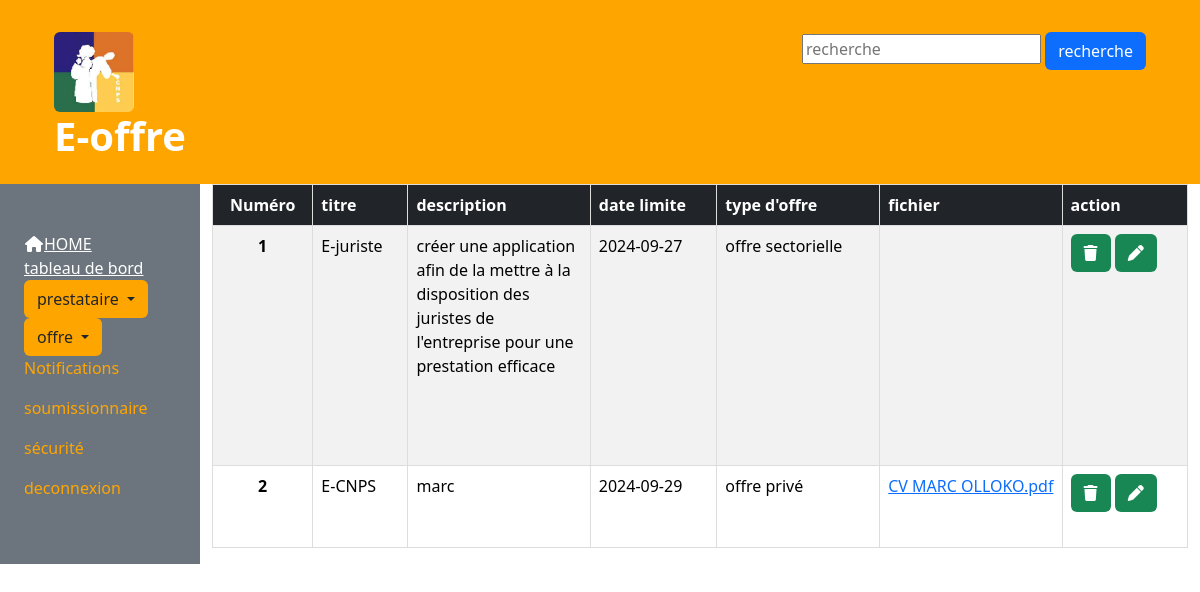
Page /liste_offre.php on the committed database.
### tables this page shows
CREATE TABLE IF NOT EXISTS `appel_offre` (
  `ID` int NOT NULL AUTO_INCREMENT,
  `titre` varchar(300) DEFAULT NULL,
  `description` varchar(300) DEFAULT NULL,
  `date_limite` date DEFAULT NULL,
  `ID_type_ap` int DEFAULT NULL,
  `fichier` text NOT NULL,
  PRIMARY KEY (`ID`),
  KEY `ID_type_ap` (`ID_type_ap`)
);

CREATE TABLE IF NOT EXISTS `type_ap` (
  `ID` int NOT NULL AUTO_INCREMENT,
  `libelle_AP` varchar(300) DEFAULT NULL,
  PRIMARY KEY (`ID`)
);

### liste_offre.php (the view, shortened to what this page needs)
<?php
include("system_appel/config.php");
$stmt = $pdo->prepare("SELECT appel_offre.ID,titre,description,date_limite,libelle_AP,fichier from appel_offre join type_ap on appel_offre.ID_type_ap=type_ap.ID ");
$stmt->execute();
$stmt->setFetchMode(PDO::FETCH_ASSOC);
$appel_offres = $stmt->fetchAll();
?>
<!doctype html>
<html lang="fr">
<head>
    <link href="https://cdn.jsdelivr.net/npm/bootstrap@5.3.3/dist/css/bootstrap.min.css" rel="stylesheet">
    <link rel="stylesheet" href="https://cdnjs.cloudflare.com/ajax/libs/font-awesome/6.0.0-beta3/css/all.min.css">
</head>
<body>
    <?php include('briques/header.php'); ?>
    <div class="container-fluid">
        <di class="row full-height">
            <?php include('briques/menu.php'); ?>
            <div class="col-md-10 bg-white text-white d-flex  justify-content-center">
                <table class="table  table-striped">
                    <thead class="table-dark">
                        <tr>
                            <th scope="col" class="text-center">Numéro</th>
                            <th scope="col">titre</th>
                            <th scope="col">description</th>
                            <th scope="col">date limite </th>
                            <th scope="col">type d'offre</th>
                            <th scope="col">fichier</th>
                            <th scope="col">action</th>
                        </tr>
                    </thead>
                    <tbody class="clearfix">
                        <?php
                        $i = 0;
                        foreach ($appel_offres as $row) {
                            $i = $i + 1;
                        ?>
                            <tr>
                                <th scope="row" class="text-center"><?php echo $i; ?></th>
                                <td> <?php echo $row["titre"]; ?></td>
                                <td><?php echo $row["description"]; ?></td>
                                <td><?php echo $row["date_limite"]; ?></td>
                                <td><?php echo $row["libelle_AP"]; ?></td>
                                <td><a href="offre/<?php echo $row['fichier'] ?>" target="_blank"><?php echo $row["fichier"]; ?></a></td>
                                <td> <a href="?a=d&id=<?php echo $row["ID"]; ?>" disabled id="deleteButton" class="btn bg-success text-white" name="supprimer"><i class="fa fa-trash"></i></a>
                                    <a href="creation_offre.php?a=u&id=<?php echo $row["ID"]; ?>" class="btn bg-success text-white" type="submit" name="modifier">
                                        <i class="fas fa-pen"></i></a>
                                </td>
                            </tr>
                        <?php }   ?>
                    </tbody>
                </table>
            </div>
    </div>
</body>
</html>

### briques/header.php (shortened to what this page needs)
<header class="container-fluid bg-orange text-white py-3">
    <div class="container ">
    <div class="container  mt-3">
    <form class="float-end" action="" method="post">
            <input type="text" placeholder="recherche" name="recherche">
            <button class="btn bg-primary text-white">recherche</button>
        </form>
            <img src="images/logo.cnps2.jpeg" class="rounded" alt="cnps.ci" width="80" height="80">
            <h1 class="text-white"><B>E-offre</B></h1>
        </div>
    </div>
</header>

### briques/menu.php (shortened to what this page needs)
<div class="col-md-2 bg-secondary py-5 bg-secondary text-orange">
    <div class="container ">
        <nav>
            <div class="menu">
                <a class="nav-link text-white" href="index.html">
                    <div class="sidebar">
                        <a href="accueil.php" class="text-white"><i class="fa fa-fw fa-home"></i>HOME
                    </div>
                    <span>tableau de bord</span>
                </a>
                <div class="dropdown">
                    <button type="button" class="btn btn-orange dropdown-toggle" data-bs-toggle="dropdown">
                        prestataire
                    </button>
                    <button type="button" class="btn btn-orange dropdown-toggle" data-bs-toggle="dropdown">
                        offre
                    </button>
                    <div>
                        <p><a class="dropdown-item" class="text-white" href="#notifications">Notifications</a></p>
                        <p><a class="dropdown-item" href="" class="text-white">soumissionnaire</a></p>
                        <p><a class="dropdown-item" href="securite.php" class="text-white">sécurité</a></p>
                        <p><a class="dropdown-item" href="deconnexion.php" class="text-white">deconnexion</a></p>
                    </div>
                </div>
        </nav>
    </div>
</div>

### liste_offre.php (style rules this page uses)
table { width: 100%; border-collapse: collapse; }
th, td { border: 1px solid #ddd; padding: 8px; max-width: 150px; word-wrap: break-word; overflow: hidden; }
th { background-color: #f2f2f2; text-align: left; }

### briques/header.php (style rules this page uses)
.bg-orange { background-color: orange; }

### briques/menu.php (style rules this page uses)
.btn-orange { background-color: orange; }
.text-orange { color:orange; }

### rows in the picture
appel_offre: titre "E-juriste", description "créer une application afin de la mettre à la disposition des juristes de l'entreprise pour une prestation efficace", date_limite "2024-09-27", ID_type_ap.libelle_AP "offre sectorielle"
appel_offre: titre "E-CNPS", description "marc", date_limite "2024-09-29", ID_type_ap.libelle_AP "offre privé", fichier "CV MARC OLLOKO.pdf"
